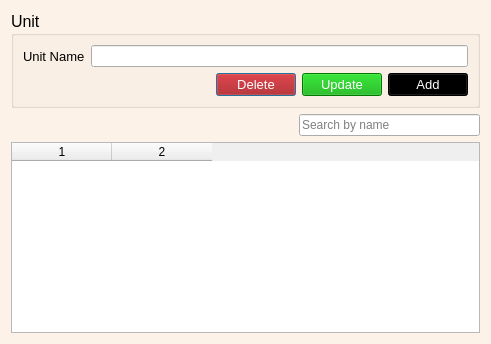
<?xml version="1.0" encoding="UTF-8"?>
<ui version="4.0">
 <class>Dialog</class>
 <widget class="QDialog" name="Dialog">
  <property name="windowModality">
   <enum>Qt::ApplicationModal</enum>
  </property>
  <property name="geometry">
   <rect>
    <x>0</x>
    <y>0</y>
    <width>491</width>
    <height>344</height>
   </rect>
  </property>
  <property name="windowTitle">
   <string>Dialog</string>
  </property>
  <property name="styleSheet">
   <string notr="true">QDialog#Dialog{
background-color: rgb(252, 242, 231);
}</string>
  </property>
  <layout class="QGridLayout" name="gridLayout_3">
   <item row="0" column="0">
    <widget class="QGroupBox" name="groupBox">
     <property name="font">
      <font>
       <pointsize>12</pointsize>
      </font>
     </property>
     <property name="title">
      <string>Unit</string>
     </property>
     <layout class="QGridLayout" name="gridLayout_2">
      <item row="0" column="0">
       <layout class="QGridLayout" name="gridLayout">
        <item row="0" column="0">
         <layout class="QHBoxLayout" name="horizontalLayout_2">
          <item>
           <widget class="QLabel" name="label">
            <property name="font">
             <font>
              <pointsize>10</pointsize>
             </font>
            </property>
            <property name="text">
             <string>Unit Name</string>
            </property>
           </widget>
          </item>
          <item>
           <widget class="QLineEdit" name="u_name"/>
          </item>
         </layout>
        </item>
        <item row="1" column="0">
         <layout class="QHBoxLayout" name="horizontalLayout_3">
          <item>
           <spacer name="horizontalSpacer_2">
            <property name="orientation">
             <enum>Qt::Horizontal</enum>
            </property>
            <property name="sizeHint" stdset="0">
             <size>
              <width>40</width>
              <height>20</height>
             </size>
            </property>
           </spacer>
          </item>
          <item>
           <layout class="QHBoxLayout" name="horizontalLayout">
            <item>
             <widget class="QPushButton" name="deleteb">
              <property name="font">
               <font>
                <pointsize>10</pointsize>
               </font>
              </property>
              <property name="cursor">
               <cursorShape>PointingHandCursor</cursorShape>
              </property>
              <property name="styleSheet">
               <string notr="true">background-color: rgb(170, 0, 0);
color: rgb(255, 255, 255);</string>
              </property>
              <property name="text">
               <string>Delete</string>
              </property>
             </widget>
            </item>
            <item>
             <widget class="QPushButton" name="updateb">
              <property name="font">
               <font>
                <pointsize>10</pointsize>
               </font>
              </property>
              <property name="cursor">
               <cursorShape>PointingHandCursor</cursorShape>
              </property>
              <property name="styleSheet">
               <string notr="true">color: rgb(255, 255, 255);
background-color: rgb(0, 170, 0);</string>
              </property>
              <property name="text">
               <string>Update</string>
              </property>
             </widget>
            </item>
            <item>
             <widget class="QPushButton" name="addb">
              <property name="font">
               <font>
                <pointsize>10</pointsize>
               </font>
              </property>
              <property name="cursor">
               <cursorShape>PointingHandCursor</cursorShape>
              </property>
              <property name="styleSheet">
               <string notr="true">background-color: rgb(0, 0, 0);
color: rgb(255, 255, 255);</string>
              </property>
              <property name="text">
               <string>Add</string>
              </property>
             </widget>
            </item>
           </layout>
          </item>
         </layout>
        </item>
       </layout>
      </item>
     </layout>
    </widget>
   </item>
   <item row="1" column="0">
    <layout class="QHBoxLayout" name="horizontalLayout_4">
     <item>
      <spacer name="horizontalSpacer">
       <property name="orientation">
        <enum>Qt::Horizontal</enum>
       </property>
       <property name="sizeHint" stdset="0">
        <size>
         <width>288</width>
         <height>20</height>
        </size>
       </property>
      </spacer>
     </item>
     <item>
      <widget class="QLineEdit" name="searchv">
       <property name="placeholderText">
        <string>Search by name</string>
       </property>
      </widget>
     </item>
    </layout>
   </item>
   <item row="2" column="0">
    <widget class="QTableWidget" name="tableWidget">
     <property name="font">
      <font>
       <family>MS Shell Dlg 2</family>
       <pointsize>10</pointsize>
       <weight>50</weight>
       <italic>false</italic>
       <bold>false</bold>
      </font>
     </property>
     <property name="styleSheet">
      <string notr="true">font: 10pt &quot;MS Shell Dlg 2&quot;;</string>
     </property>
     <property name="columnCount">
      <number>2</number>
     </property>
     <column/>
     <column/>
    </widget>
   </item>
  </layout>
 </widget>
 <resources/>
 <connections/>
</ui>
